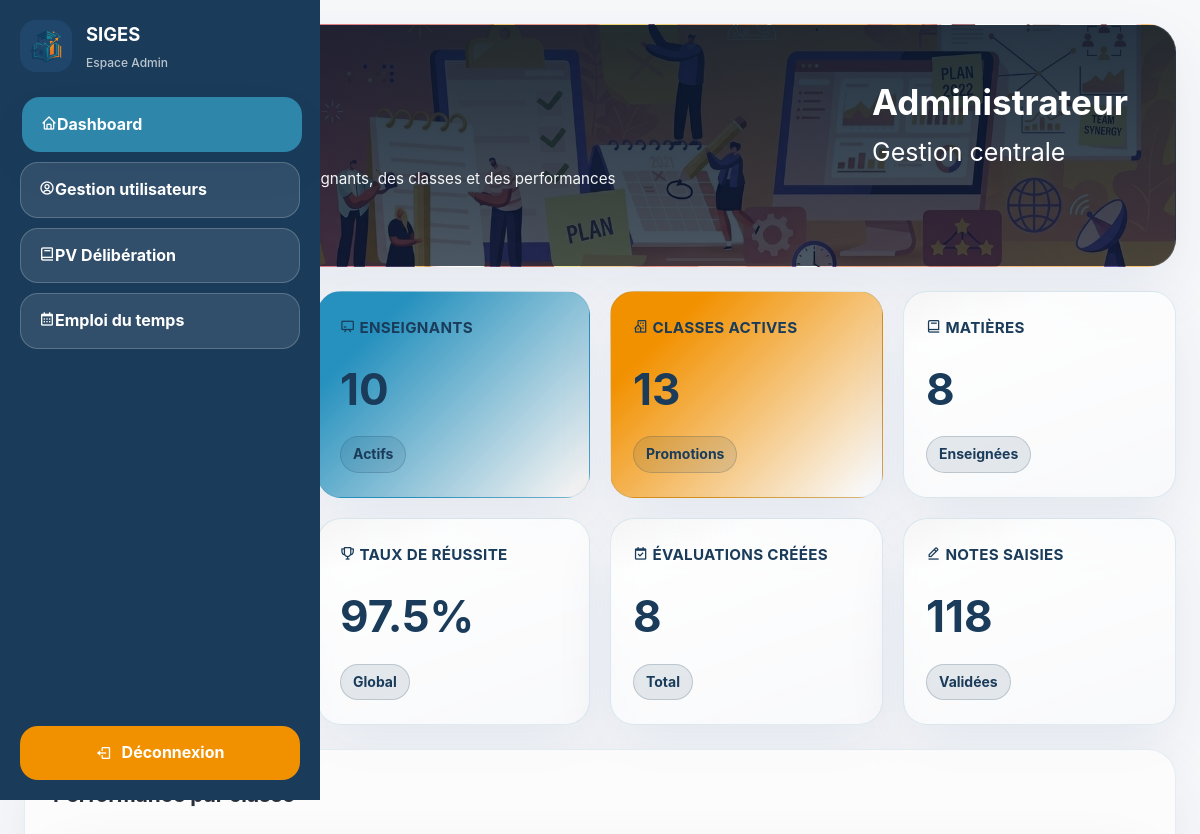
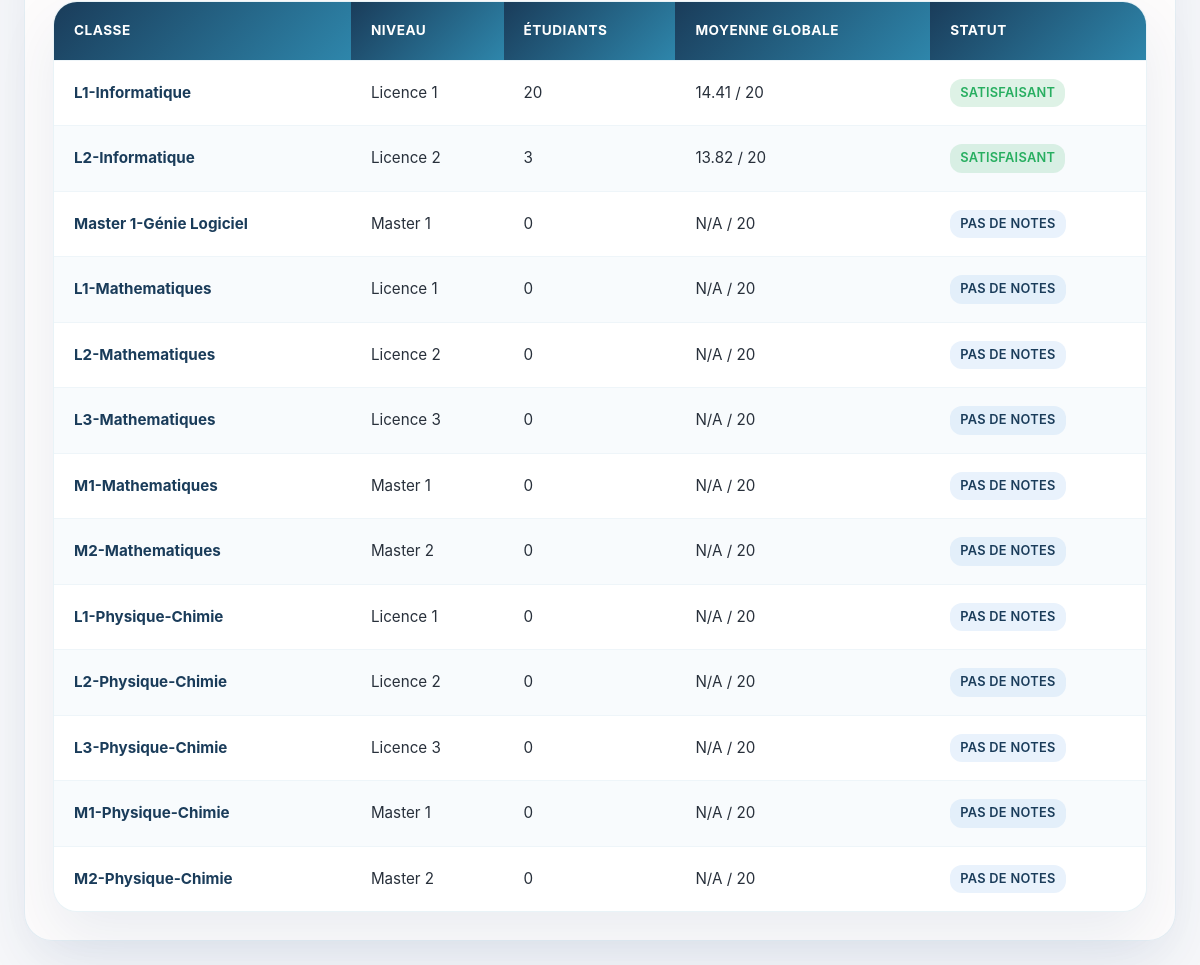
Page /views/admin/dashboard.php (signed in) on the committed database (2 pictures, top to bottom).
### tables this page shows
CREATE TABLE `classe` (
  `Id_Classe` int(11) NOT NULL,
  `libelle` varchar(50) NOT NULL,
  `niveau` varchar(50) NOT NULL
);

### views/admin/dashboard.php (the view, shortened to what this page needs)
<?php
$database = new Database();
$db = $database->getConnection();
$stats = [];
$stats['etudiants'] = $db->query("SELECT COUNT(*) FROM etudiant")->fetchColumn();
$stats['professeurs'] = $db->query("SELECT COUNT(*) FROM professeur")->fetchColumn();
$stats['classes'] = $db->query("SELECT COUNT(*) FROM classe")->fetchColumn();
$stats['matieres'] = $db->query("SELECT COUNT(*) FROM matiere")->fetchColumn();
$stats['evaluations'] = $db->query("SELECT COUNT(*) FROM evaluation")->fetchColumn();
$stats['notes'] = $db->query("SELECT COUNT(*) FROM effectue")->fetchColumn();
$stats['moyenne_generale'] = $db->query("SELECT AVG(note) FROM effectue WHERE note IS NOT NULL")->fetchColumn();
$stats['taux_reussite'] = $db->query("SELECT (COUNT(CASE WHEN note >= 10 THEN 1 END) * 100.0 / COUNT(*)) FROM effectue WHERE note IS NOT NULL")->fetchColumn();
$stats['notes_saisies'] = $db->query("SELECT COUNT(*) FROM effectue WHERE note IS NOT NULL")->fetchColumn();
$stats['affectations'] = $db->query("SELECT COUNT(*) FROM affecter")->fetchColumn();
$queryClasses = "SELECT c.Id_Classe, c.libelle, c.niveau,
                 (SELECT AVG(eff.note)
                  FROM effectue eff
                  JOIN etudiant e ON eff.id_Etudiant = e.id_Etudiant
                  WHERE e.Id_Classe = c.Id_Classe) as moyenne_classe,
                 (SELECT COUNT(DISTINCT e.id_Etudiant)
                  FROM etudiant e
                  WHERE e.Id_Classe = c.Id_Classe) as nb_etudiants
                 FROM classe c";
$stmtClasses = $db->prepare($queryClasses);
$stmtClasses->execute();
$classesPerformance = $stmtClasses->fetchAll(PDO::FETCH_ASSOC);
?>
<!DOCTYPE html>
<html lang="fr">
<head>
    <link rel="stylesheet" href="../../assets/css/style.css">
    <link rel="stylesheet" href="https://cdn.jsdelivr.net/npm/boxicons@2.1.4/css/boxicons.min.css">
</head>
<body>
    <div class="student-shell">
        <aside class="student-sidebar">
            <div class="sidebar-brand">
                <img src="../../assets/img/logo_simple-SAP.png" alt="SIGES logo">
                <div class="brand-title">
                    <strong>SIGES</strong>
                    <span>Espace Admin</span>
                </div>
            </div>
            <nav class="sidebar-nav">
                <a href="dashboard.php" class="active"><i class='bx bx-home'></i>Dashboard</a>
                <a href="users.php"><i class='bx bx-user-circle'></i>Gestion utilisateurs</a>
                <a href="grades_view.php"><i class='bx bx-book'></i>PV Délibération</a>
                <a href="schedule.php"><i class='bx bx-calendar'></i>Emploi du temps</a>
            </nav>
            <a href="../../controllers/Logout.php" class="logout-btn"><i class='bx bx-log-out'></i>Déconnexion</a>
        </aside>
        <main class="student-main">
            <section class="page-header page-header-dashboard">
                <div>
                    <p class="eyebrow">Administration</p>
                    <h1>Tableau de bord</h1>
                    <p>Vue globale des étudiants, des enseignants, des classes et des performances scolaires.</p>
                </div>
                <div class="header-user-card">
                    <strong>Administrateur</strong>
                    <span>Gestion centrale</span>
                </div>
            </section>
            <section class="stats-grid">
                <article class="stat-card">
                    <h3><i class='bx bx-user'></i> Étudiants inscrits</h3>
                    <p class="stat-value"><?= $stats['etudiants'] ?></p>
                    <span class="badge badge-soft">Total</span>
                </article>
                <article class="stat-card">
                    <h3><i class='bx bx-chalkboard'></i> Enseignants</h3>
                    <p class="stat-value"><?= $stats['professeurs'] ?></p>
                    <span class="badge badge-soft">Actifs</span>
                </article>
                <article class="stat-card">
                    <h3><i class='bx bx-building-house'></i> Classes actives</h3>
                    <p class="stat-value"><?= $stats['classes'] ?></p>
                    <span class="badge badge-soft">Promotions</span>
                </article>
                <article class="stat-card">
                    <h3><i class='bx bx-book'></i> Matières</h3>
                    <p class="stat-value"><?= $stats['matieres'] ?></p>
                    <span class="badge badge-soft">Enseignées</span>
                </article>
                <article class="stat-card">
                    <h3><i class='bx bx-bar-chart-alt-2'></i> Moyenne générale</h3>
                    <p class="stat-value"><?= $stats['moyenne_generale'] ? round($stats['moyenne_generale'], 1) : 'N/A' ?>/20</p>
                    <span class="badge badge-success">Établissement</span>
                </article>
                <article class="stat-card">
                    <h3><i class='bx bx-trophy'></i> Taux de réussite</h3>
                    <p class="stat-value"><?= $stats['taux_reussite'] ? round($stats['taux_reussite'], 1) : 0 ?>%</p>
                    <span class="badge badge-success">Global</span>
                </article>
                <article class="stat-card">
                    <h3><i class='bx bx-calendar-check'></i> Évaluations créées</h3>
                    <p class="stat-value"><?= $stats['evaluations'] ?></p>
                    <span class="badge badge-soft">Total</span>
                </article>
                <article class="stat-card">
                    <h3><i class='bx bx-edit-alt'></i> Notes saisies</h3>
                    <p class="stat-value"><?= $stats['notes_saisies'] ?></p>
                    <span class="badge badge-soft">Validées</span>
                </article>
            </section>
            <section class="section-block">
                <div class="section-title-row">
                    <h2>Performance par classe</h2>
                </div>
                <div class="table-card">
                    <table>
                        <thead>
                            <tr>
                                <th>Classe</th>
                                <th>Niveau</th>
                                <th>Étudiants</th>
                                <th>Moyenne globale</th>
                                <th>Statut</th>
                            </tr>
                        </thead>
                        <tbody>
                            <?php foreach ($classesPerformance as $cp): ?>
                                <tr>
                                    <td><strong><?= htmlspecialchars($cp['libelle']) ?></strong></td>
                                    <td><?= htmlspecialchars($cp['niveau']) ?></td>
                                    <td><?= $cp['nb_etudiants'] ?? 0 ?></td>
                                    <td><?= $cp['moyenne_classe'] ? round($cp['moyenne_classe'], 2) : 'N/A' ?> / 20</td>
                                    <td>
                                        <?php if (!$cp['moyenne_classe']): ?>
                                            <span class="badge badge-soft">Pas de notes</span>
                                        <?php elseif ($cp['moyenne_classe'] >= 10): ?>
                                            <span class="badge badge-success">Satisfaisant</span>
                                        <?php else: ?>
                                            <span class="badge badge-warning">À surveiller</span>
                                        <?php endif; ?>
                                    </td>
                                </tr>
                            <?php endforeach; ?>
                        </tbody>
                    </table>
                </div>
            </section>
        </main>
    </div>
</body>
</html>

### rows in the picture
classe: libelle "L1-Informatique", niveau "Licence 1", nb_etudiants "20", moyenne_classe "14.41", shows "SATISFAISANT"
classe: libelle "L2-Informatique", niveau "Licence 2", nb_etudiants "3", moyenne_classe "13.82", shows "SATISFAISANT"
classe: libelle "Master 1-Génie Logiciel", niveau "Master 1", nb_etudiants "0", shows "N/A", shows "PAS DE NOTES"
classe: libelle "L1-Mathematiques", niveau "Licence 1", nb_etudiants "0", shows "N/A", shows "PAS DE NOTES"
classe: libelle "L2-Mathematiques", niveau "Licence 2", nb_etudiants "0", shows "N/A", shows "PAS DE NOTES"
classe: libelle "L3-Mathematiques", niveau "Licence 3", nb_etudiants "0", shows "N/A", shows "PAS DE NOTES"
classe: libelle "M1-Mathematiques", niveau "Master 1", nb_etudiants "0", shows "N/A", shows "PAS DE NOTES"
classe: libelle "M2-Mathematiques", niveau "Master 2", nb_etudiants "0", shows "N/A", shows "PAS DE NOTES"
classe: libelle "L1-Physique-Chimie", niveau "Licence 1", nb_etudiants "0", shows "N/A", shows "PAS DE NOTES"
classe: libelle "L2-Physique-Chimie", niveau "Licence 2", nb_etudiants "0", shows "N/A", shows "PAS DE NOTES"
classe: libelle "L3-Physique-Chimie", niveau "Licence 3", nb_etudiants "0", shows "N/A", shows "PAS DE NOTES"
classe: libelle "M1-Physique-Chimie", niveau "Master 1", nb_etudiants "0", shows "N/A", shows "PAS DE NOTES"
classe: libelle "M2-Physique-Chimie", niveau "Master 2", nb_etudiants "0", shows "N/A", shows "PAS DE NOTES"

### other values in the picture
$stats['professeurs'] "10"
$stats['classes'] "13"
$stats['matieres'] "8"
$stats['taux_reussite'] "97.5"
$stats['evaluations'] "8"
$stats['notes_saisies'] "118"
